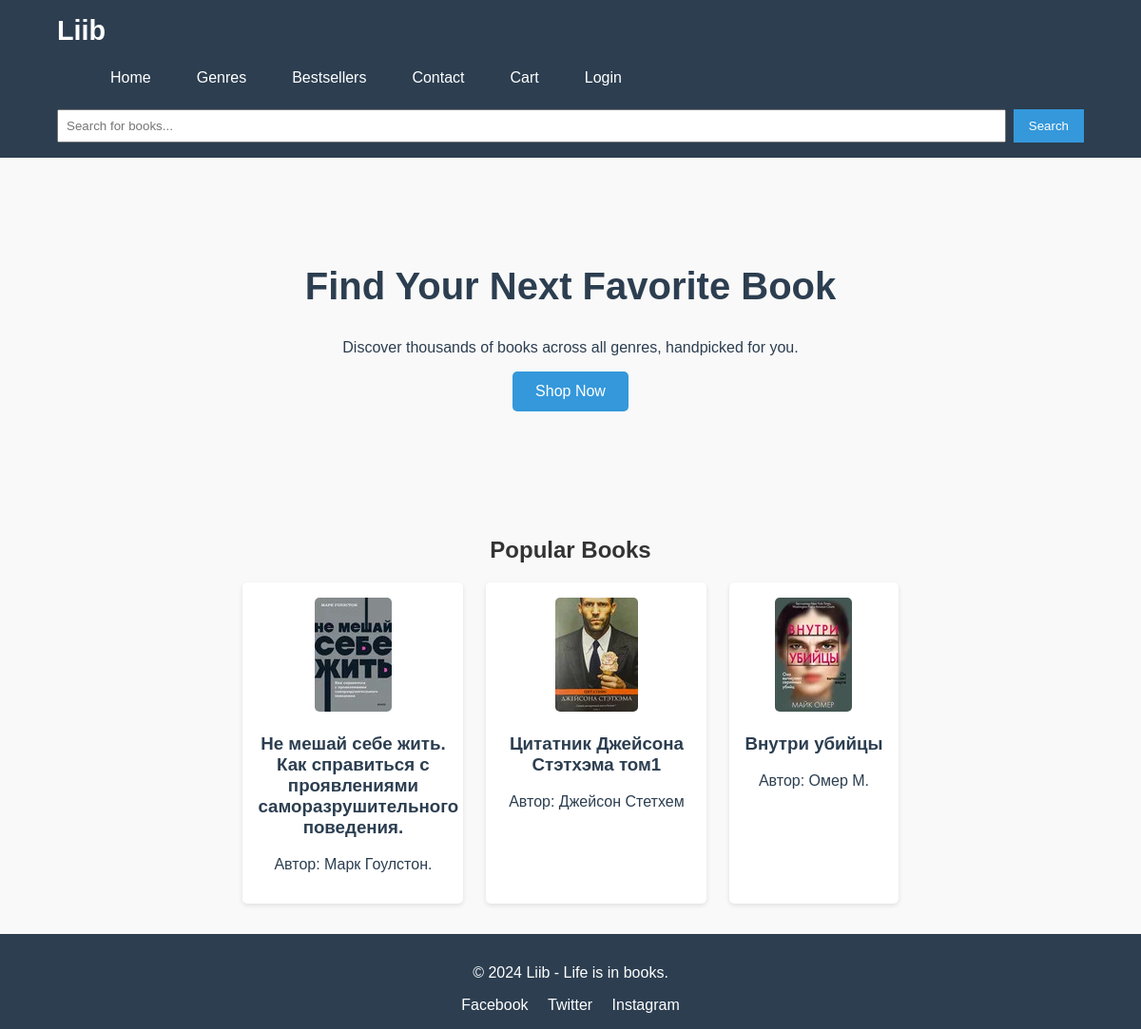
/home/, run on the app's committed database.
### books/models.py (models this page shows, shortened)
class Book(models.Model):
    title = models.CharField(max_length=100)
    author = models.CharField(max_length=100)
    published_date = models.DateField()
    photo = models.ImageField(upload_to='images/')
    description = models.TextField(null=True, blank=True)
    price = models.DecimalField(max_digits=8, decimal_places=2, null=True)
    genre = models.ForeignKey(Genre, on_delete=models.SET_NULL, null=True, related_name='books')

### books/views.py (the view)
# urls.py: path('home/', homepage_view, name='home'),
def homepage_view(request):
    booklist = Book.objects.all().order_by('-id')[:3]
    genrelist = Genre.objects.all()
    return render(request, 'homepage.html',{'booklist': booklist, 'genrelist': genrelist})

### templates/homepage.html (shortened to what this page needs)
<!DOCTYPE html>
{% load static %}
<html lang="en">
<head>
    <link rel="stylesheet" href="{% static 'css/homepagestyle.css' %}">
</head>
<body>
    <header>
        <div class="container">
            <h1 class="logo">Liib</h1>
            <nav>
                 <ul class="nav-links">
                    <li><a href="#">Home</a></li>
                    <li class="dropdown">
                        <a href="#" class="dropbtn">Genres</a>
                    </li>
                    <li><a href="#">Bestsellers</a></li>
                    <li><a href="#">Contact</a></li>
                    <li><a href="#">Cart</a></li>
                    <li><a href="/users/login">Login</a></li>
                </ul>
            </nav>
            <div class="search-bar">
                <input type="text" placeholder="Search for books...">
                <button>Search</button>
            </div>
        </div>
    </header>
    <main>
        <section class="hero">
            <div class="hero-text">
                <h2>Find Your Next Favorite Book</h2>
                <p>Discover thousands of books across all genres, handpicked for you.</p>
                <a href="#" class="btn">Shop Now</a>
            </div>
        </section>
        <section class="popular-books">
            <h2>Popular Books</h2>
            <div class="book-grid">
                {% for book in booklist %}
                <a href="{% url 'book' book.id %}" class="fill-div">
                    <div class="book-item">
                        <img src="{{ book.photo.url }}" alt="Book 1">
                        <h3>{{ book.title }}</h3>
                        <p>Автор: {{ book.author }}</p>
                    </div>
                </a>
                {% endfor %}
            </div>
        </section>
    </main>
    <footer>
        <div class="container">
            <p>&copy; 2024 Liib - Life is in books.</p>
            <div class="social-links">
                <a href="#">Facebook</a>
                <a href="#">Twitter</a>
                <a href="#">Instagram</a>
            </div>
        </div>
    </footer>
</body>
</html>

### static/css/homepagestyle.css (style rules this page uses)
body { font-family: Arial, sans-serif; margin: 0; padding: 0; color: #333; background-color: #f9f9f9; }
.container { width: 90%; max-width: 1200px; margin: 0 auto; }
header { background-color: #2c3e50; color: white; padding: 1rem 0; position: relative; }
.logo { font-size: 1.8rem; margin: 0; }
.nav-links { list-style: none; display: flex; gap: 1rem; }
.nav-links li { position: relative; }
.nav-links a { color: white; text-decoration: none; padding: 0.5rem 1rem; display: block; }
.search-bar { margin-top: 1rem; display: flex; gap: 0.5rem; }
.search-bar input { padding: 0.5rem; flex: 1; }
.search-bar button { padding: 0.5rem 1rem; background-color: #3498db; color: white; border: none; cursor: pointer; }
.hero { color: white; text-align: center; padding: 5rem 1rem; }
.hero-text h2 { color: #2c3e50; font-size: 2.5rem; }
.hero-text p { color: #2c3e50; margin: 1rem 0; }
.btn { display: inline-block; padding: 0.75rem 1.5rem; background-color: #3498db; color: white; text-decoration: none; border-radius: 5px; }
.popular-books { padding: 2rem 0; text-align: center; }
.book-grid { display: flex; gap: 1.5rem; justify-content: center; margin-top: 1rem; }
.fill-div { background-color: white; border-radius: 5px; padding: 1rem; box-shadow: 0 2px 5px rgba(0, 0, 0, 0.1); text-align: center; max-width: 200px; }
.book-grid a { text-decoration: none; color: #2c3e50; max-width: 200px; }
a .book-item img { max-width: 100%; border-radius: 5px; }
footer { background-color: #2c3e50; color: white; padding: 1rem 0; text-align: center; }
.social-links a { color: white; text-decoration: none; margin: 0 0.5rem; }

### data on the page
Book: photo (picture), title "Не мешай себе жить. Как справиться с проявлениями саморазрушительного поведения.", author "Марк Гоулстон."
Book: photo (picture), title "Цитатник Джейсона Стэтхэма том1", author "Джейсон Стетхем"
Book: photo (picture), title "Внутри убийцы", author "Омер М."
